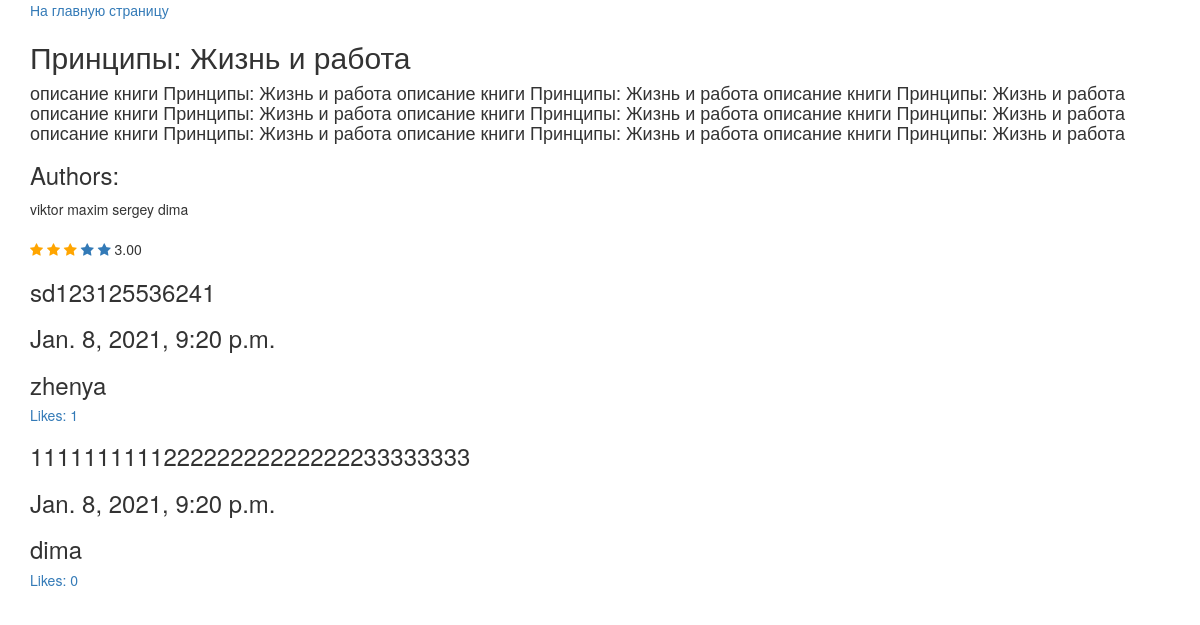
Screenshot of /shop/book_detail/printsipy-zhizn-i-rabota/ with the database file from the repository.
### manager/models.py (models this page shows, shortened)
class Book(models.Model):
    title = models.CharField(max_length=250)
    date = models.DateTimeField(verbose_name='date-time', auto_now=False, null=True)
    authors = models.ManyToManyField(User, related_name='books')
    description = models.TextField(verbose_name='описание', null=True)
    likes = models.PositiveIntegerField(default=0)
    genres = models.CharField(max_length=50, verbose_name='жанр', null=True)
    rate = models.DecimalField(max_digits=3, decimal_places=2, default=0.0)
    users_counted_stars = models.PositiveIntegerField(default=0, verbose_name='counted_stars')
    count_users = models.PositiveIntegerField(default=0, verbose_name='counted_users')
    slug = models.SlugField(null=True, unique=True)

class Comment(models.Model):
    class Meta:
        verbose_name = 'Коммментарий'
        verbose_name_plural = 'Комментарии'
    comment = models.TextField(verbose_name='comment')
    date = models.DateTimeField(auto_now=True)
    author = models.ForeignKey(User, on_delete=models.CASCADE, related_name='author_comment')
    book = models.ForeignKey(Book, on_delete=models.CASCADE, related_name='comments')
    users_like = models.ManyToManyField(
        User,
        through='manager.LikeCommentUser',
        related_name='liked_comment'
    )
    tmp_book = models.ForeignKey("TMPBook", on_delete=models.CASCADE, related_name='tmp_comment', null= True)

### manager/views.py (the view)
# urls.py: path('book_detail/<str:slug>/', BookDetail.as_view(), name='book-detail-page'),
class BookDetail(View):
    def get(self, request, slug):
        context = {}
        comment_query = Comment.objects.annotate(count_like=Count('users_like'))
        comments = Prefetch('comments', comment_query)
        context['book'] = Book.objects.prefetch_related('authors', comments).get(slug=slug)
        context['range'] = range(1, 6)
        context["comment_form"] = CommentForm(data=request.POST)
        return render(request, 'book_detail.html', context)

### manager/templates/book_detail.html (shortened to what this page needs)
<!DOCTYPE html>
<html lang="en">
<head>
    <link rel="stylesheet" href="https://maxcdn.bootstrapcdn.com/bootstrap/3.4.1/css/bootstrap.min.css">
    <link rel="stylesheet" href="https://cdnjs.cloudflare.com/ajax/libs/font-awesome/4.7.0/css/font-awesome.min.css">
</head>
<body>
<div class="container">
<a href="{% url 'to_main_page' %}">На главную страницу</a>
<h2>{{ book.title }}</h2>
<h4>{{ book.description }}</h4>
<h3> Authors: </h3>
{% for author in book.authors.all %}
<span> {{ author }} </span>
{% endfor %}
<br><br>
    {% for i in range %}
        {% if book.rate >= i %}
        <a href="{% url 'add_rating_location' slug=book.slug rate=i  location=1 %}">
        <span class="fa fa-star checked"></span>
        </a>
        {% else %}
        <a href="{% url 'add_rating_location' slug=book.slug rate=i location=1 %}">
        <span class="fa fa-star"></span>
        </a>
        {% endif %}
    {% endfor %}
     {{ book.rate }}
{% for comment in book.comments.all %}
<h3>{{ comment.comment }}</h3>
<h3>{{ comment.date }}</h3>
<h3>{{ comment.author }}</h3>
<a href="{% url 'comment_like_location' id=comment.id slug=comment.book.slug %}"><h5>Likes: {{ comment.users_like.count }}</h5></a>
{% endfor %}
</div>
</body>
</html>

### manager/templates/book_detail.html (style rules this page uses)
.checked { color: orange; }

### rows the page displays
Book: title "Принципы: Жизнь и работа", description "описание книги Принципы: Жизнь и работа описание книги Принципы: Жизнь и работа описание книги Принципы: Жизнь и работа описание книги Принципы: Жизнь и работа описание книги Принципы: Жизнь и работа описание книги Принципы: Жизнь и работа описание книги Принципы: Жизнь и работа описание книги Принципы: Жизнь и работа описание книги Принципы: Жизнь и работа", rate "3.00"
Comment: comment "sd123125536241", date "Jan. 8, 2021, 9:20 p.m.", author "zhenya", users_like.count "1"
Comment: comment "111111111122222222222222233333333", date "Jan. 8, 2021, 9:20 p.m.", author "dima", users_like.count "0"

### other values shown
{{ author }} "viktor"
{{ author }} "maxim"
{{ author }} "sergey"
{{ author }} "dima"
